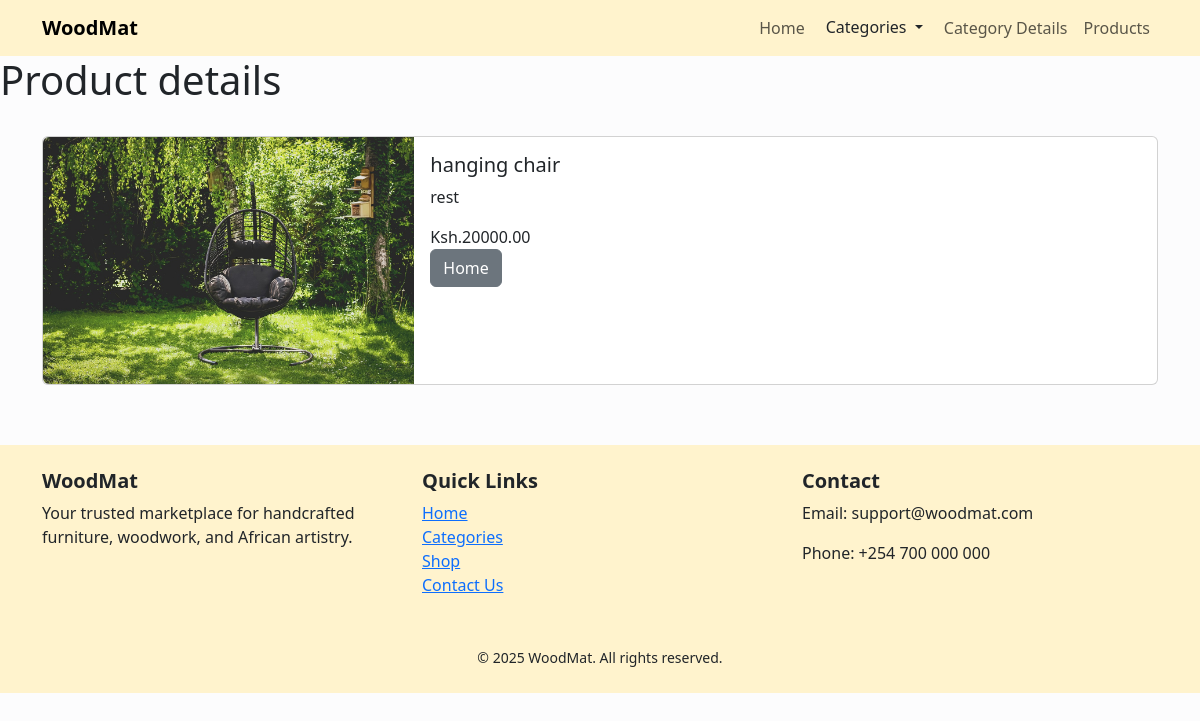
The app's page /product_detail/3/ with its own data.
### woodmat/models.py (models this page shows, shortened)
class Product(models.Model):
  name=models.CharField(max_length=50)
  price=models.DecimalField(default=0,decimal_places=2,max_digits=8)
  category=models.ForeignKey(Category, on_delete=models.CASCADE,default=1)
  description=models.CharField(max_length=250,default='',null=True)
  image=models.ImageField(upload_to='products/')
  is_sale = models.BooleanField(default=False)      # <- add this
  sale_price = models.DecimalField(default=0, decimal_places=2, max_digits=8 )

### woodmat/views.py (the view)
# urls.py: path('product_detail/<int:pk>/', views.product_detail, name="product_detail"),
def product_detail(request,pk):
  product = get_object_or_404(Product, id=pk)
  return render(request,'product_detail.html',{'product': product})

### woodmat/templates/product_detail.html (shortened to what this page needs)
{% extends "base.html" %}
{% load static %}
 {% block content%}
    <h1>Product details</h1> <br>
    <div class="container">
        <div class="card mb-3" >
  <div class="row g-0">
    <div class="col-md-4">
      <img src="{{product.image.url}}" class="img-fluid rounded-start" alt="...">
    </div>
    <div class="col-md-8">
      <div class="card-body align-center">
        <h5 class="card-title">{{product.name}}</h5>
        <p class="card-text">{{product.description}}</p>
        {%if product.is_sale%}
           <span class="price"><strike>Ksh.{{ product.price }}</strike></span>
          <span class="price">
            &nbsp;Ksh.{{ product.sale_price }}</span>
        {% else %}
            Ksh.{{ product.sale_price }}
        {% endif %}
        <br>
        <a href="{% url 'index'%}" class="btn btn-secondary">Home</a>
      </div>
    </div>
  </div>
</div>
    </div>
{% endblock content %}

### records on screen
Product: image (picture), name "hanging chair", description "rest", sale_price "20000.00"
